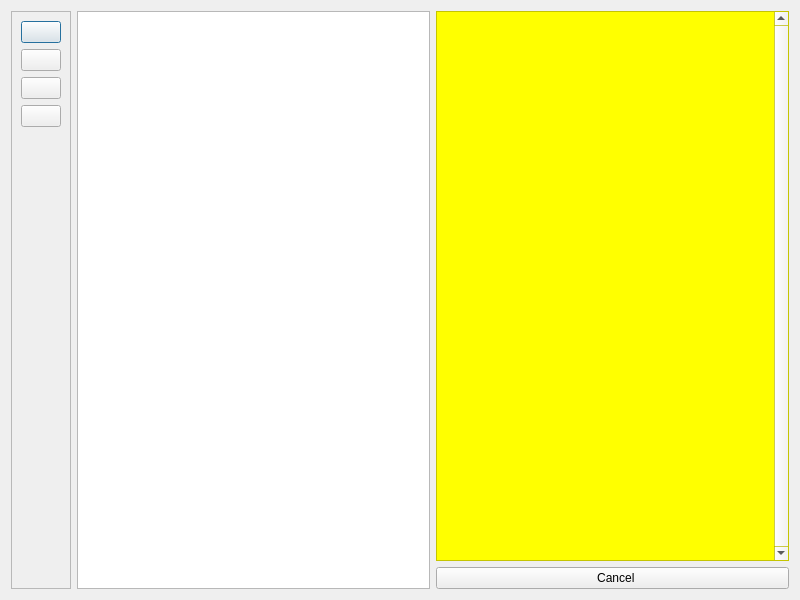
<?xml version="1.0" encoding="UTF-8"?>
<ui version="4.0">
 <class>ImportAutoGainOffsetDialog</class>
 <widget class="QDialog" name="ImportAutoGainOffsetDialog">
  <property name="geometry">
   <rect>
    <x>0</x>
    <y>0</y>
    <width>800</width>
    <height>600</height>
   </rect>
  </property>
  <property name="minimumSize">
   <size>
    <width>800</width>
    <height>600</height>
   </size>
  </property>
  <property name="windowTitle">
   <string>Dialog</string>
  </property>
  <layout class="QHBoxLayout" name="horizontalLayout">
   <item>
    <layout class="QVBoxLayout" name="verticalLayout_3">
     <item>
      <widget class="QFrame" name="qfrScrollButtons">
       <property name="frameShape">
        <enum>QFrame::StyledPanel</enum>
       </property>
       <property name="frameShadow">
        <enum>QFrame::Raised</enum>
       </property>
       <layout class="QVBoxLayout" name="verticalLayout">
        <item>
         <widget class="QPushButton" name="atBeginButton">
          <property name="enabled">
           <bool>true</bool>
          </property>
          <property name="text">
           <string/>
          </property>
          <property name="icon">
           <iconset resource="jle_resources.qrc">
            <normaloff>:/icons/Resources/pic/Button_ShiftUpUp.png</normaloff>:/icons/Resources/pic/Button_ShiftUpUp.png</iconset>
          </property>
          <property name="iconSize">
           <size>
            <width>64</width>
            <height>64</height>
           </size>
          </property>
         </widget>
        </item>
        <item>
         <widget class="QPushButton" name="oneBackButton">
          <property name="text">
           <string/>
          </property>
          <property name="icon">
           <iconset resource="jle_resources.qrc">
            <normaloff>:/icons/Resources/pic/Button_ShiftUp.png</normaloff>:/icons/Resources/pic/Button_ShiftUp.png</iconset>
          </property>
          <property name="iconSize">
           <size>
            <width>64</width>
            <height>64</height>
           </size>
          </property>
         </widget>
        </item>
        <item>
         <widget class="QPushButton" name="oneForewardButton">
          <property name="layoutDirection">
           <enum>Qt::LeftToRight</enum>
          </property>
          <property name="autoFillBackground">
           <bool>false</bool>
          </property>
          <property name="text">
           <string/>
          </property>
          <property name="icon">
           <iconset resource="jle_resources.qrc">
            <normaloff>:/icons/Resources/pic/Button_ShiftDown.png</normaloff>:/icons/Resources/pic/Button_ShiftDown.png</iconset>
          </property>
          <property name="iconSize">
           <size>
            <width>64</width>
            <height>64</height>
           </size>
          </property>
         </widget>
        </item>
        <item>
         <widget class="QPushButton" name="atEndButton">
          <property name="text">
           <string/>
          </property>
          <property name="icon">
           <iconset resource="jle_resources.qrc">
            <normaloff>:/icons/Resources/pic/Button_ShiftDownDown.png</normaloff>:/icons/Resources/pic/Button_ShiftDownDown.png</iconset>
          </property>
          <property name="iconSize">
           <size>
            <width>64</width>
            <height>64</height>
           </size>
          </property>
         </widget>
        </item>
        <item>
         <spacer name="verticalSpacer">
          <property name="orientation">
           <enum>Qt::Vertical</enum>
          </property>
          <property name="sizeHint" stdset="0">
           <size>
            <width>20</width>
            <height>40</height>
           </size>
          </property>
         </spacer>
        </item>
       </layout>
      </widget>
     </item>
    </layout>
   </item>
   <item>
    <layout class="QVBoxLayout" name="verticalLayout_2">
     <item>
      <widget class="QTableView" name="jobListTableView">
       <property name="minimumSize">
        <size>
         <width>300</width>
         <height>0</height>
        </size>
       </property>
       <property name="maximumSize">
        <size>
         <width>16777215</width>
         <height>16777215</height>
        </size>
       </property>
      </widget>
     </item>
    </layout>
   </item>
   <item>
    <layout class="QVBoxLayout" name="verticalLayout_6">
     <item>
      <widget class="QScrollArea" name="clScrollArea">
       <property name="palette">
        <palette>
         <active>
          <colorrole role="Base">
           <brush brushstyle="SolidPattern">
            <color alpha="255">
             <red>255</red>
             <green>255</green>
             <blue>255</blue>
            </color>
           </brush>
          </colorrole>
          <colorrole role="Window">
           <brush brushstyle="SolidPattern">
            <color alpha="255">
             <red>255</red>
             <green>255</green>
             <blue>0</blue>
            </color>
           </brush>
          </colorrole>
         </active>
         <inactive>
          <colorrole role="Base">
           <brush brushstyle="SolidPattern">
            <color alpha="255">
             <red>255</red>
             <green>255</green>
             <blue>255</blue>
            </color>
           </brush>
          </colorrole>
          <colorrole role="Window">
           <brush brushstyle="SolidPattern">
            <color alpha="255">
             <red>255</red>
             <green>255</green>
             <blue>0</blue>
            </color>
           </brush>
          </colorrole>
         </inactive>
         <disabled>
          <colorrole role="Base">
           <brush brushstyle="SolidPattern">
            <color alpha="255">
             <red>255</red>
             <green>255</green>
             <blue>0</blue>
            </color>
           </brush>
          </colorrole>
          <colorrole role="Window">
           <brush brushstyle="SolidPattern">
            <color alpha="255">
             <red>255</red>
             <green>255</green>
             <blue>0</blue>
            </color>
           </brush>
          </colorrole>
         </disabled>
        </palette>
       </property>
       <property name="verticalScrollBarPolicy">
        <enum>Qt::ScrollBarAlwaysOn</enum>
       </property>
       <property name="widgetResizable">
        <bool>true</bool>
       </property>
       <widget class="QWidget" name="scrollAreaWidgetContents">
        <property name="geometry">
         <rect>
          <x>0</x>
          <y>0</y>
          <width>313</width>
          <height>511</height>
         </rect>
        </property>
        <layout class="QVBoxLayout" name="verticalLayout_4">
         <item>
          <layout class="QVBoxLayout" name="clEntryLayout"/>
         </item>
        </layout>
       </widget>
      </widget>
     </item>
     <item>
      <widget class="QPushButton" name="pbCancel">
       <property name="text">
        <string>  Cancel</string>
       </property>
       <property name="icon">
        <iconset resource="jle_resources.qrc">
         <normaloff>:/icons/Resources/pic/Button_NOK.png</normaloff>:/icons/Resources/pic/Button_NOK.png</iconset>
       </property>
       <property name="iconSize">
        <size>
         <width>50</width>
         <height>50</height>
        </size>
       </property>
      </widget>
     </item>
    </layout>
   </item>
  </layout>
 </widget>
 <resources>
  <include location="jle_resources.qrc"/>
 </resources>
 <connections/>
</ui>
